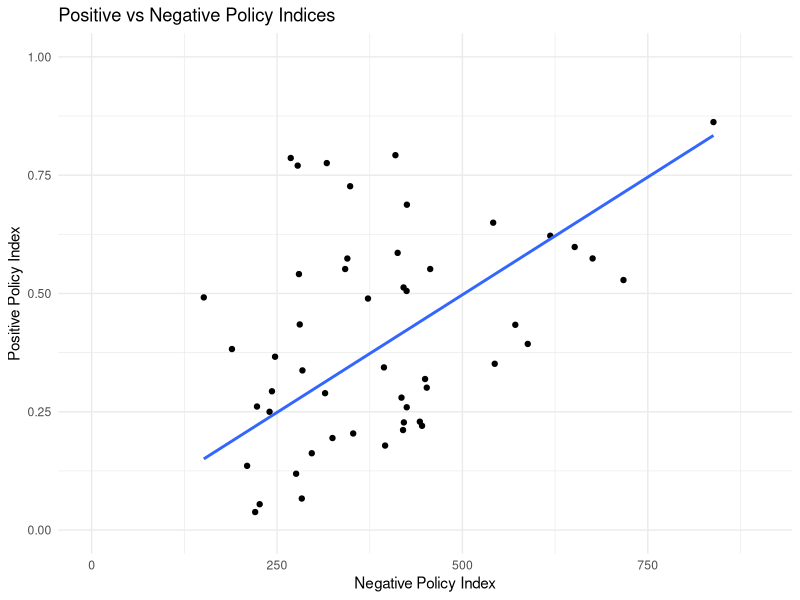
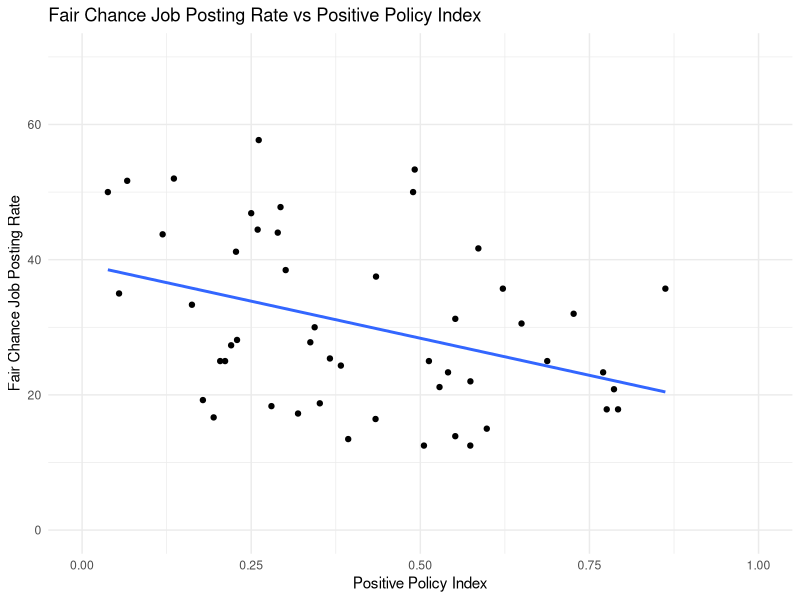
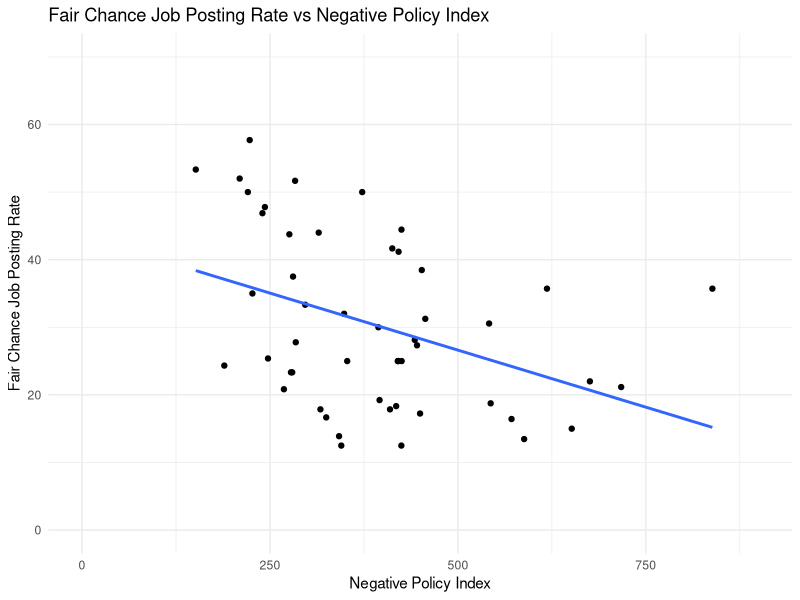

Recreate these plots in R, in order.
## ---- chunk 1
library(ggplot2)
library(dplyr)

# Set parameter to overwrite plots
overwrite_plots = TRUE

# Read in the data
policy_data <- read.csv("../Controls/regression.csv")
employment_data <- read.csv("../Employment/Indeed/indeed-retail-foodservice-fairchance.csv")
validation_employment_data <- read.csv("../Employment/Indeed/indeed-complete-industry.csv")
control_data <- read.csv("../Controls/control_indices.csv")
employment_control_data <- read.csv("../Controls/control-vars-employment.csv")
## ---- chunk 2
policy_data <- policy_data[c("state", "tot_pos_index", "neg_combo_index")] %>%
  rename(state = case_when("State" %in% names(.) ~ "State", TRUE ~ "state")) %>%
  rename(pos_pol_index = tot_pos_index, neg_pol_index = neg_combo_index)

employment_data <- employment_data[c("state", "fair_chance_rate")] %>%
  rename(state = case_when("State" %in% names(.) ~ "State", TRUE ~ "state")) %>%
  rename(original_fair_chance_rate = fair_chance_rate)

validation_employment_data <- validation_employment_data %>%
  group_by(state) %>%
  summarize(
    total_jobs = sum(totalJobs, na.rm = TRUE),
    total_fair_chance_jobs = sum(totalJobs_fairChance, na.rm = TRUE)
  ) %>%
  mutate(validation_fair_chance_rate = (total_fair_chance_jobs / total_jobs) * 1000) %>%
  rename(state = case_when("State" %in% names(.) ~ "State", TRUE ~ "state")) %>%
  select(state, validation_fair_chance_rate)

control_data <- control_data %>%
  rename(state = case_when("State" %in% names(.) ~ "State", TRUE ~ "state")) %>%
  rename_with(
    .cols = -state, # Exclude the "state" column
    .fn = ~ paste0(.x, "_control") # Append "_control" to the column names
  )

# Add columns for original and validation
employment_control_data <- employment_control_data %>%
  mutate(
    original_employment_control = rtrade_employment + arts_employment,
    validation_employment_control = rowSums(select(., construct_employment:arts_employment), na.rm = TRUE)
  ) %>%
  rename(state = case_when("State" %in% names(.) ~ "State", TRUE ~ "state")) %>%
  select(state, original_employment_control, validation_employment_control)

# Sequentially merge all cleaned data frames by "state"
full_data <- policy_data %>%
  full_join(employment_data, by = "state") %>%
  full_join(validation_employment_data, by = "state") %>%
  full_join(control_data, by = "state") %>%
  full_join(employment_control_data, by = "state")

# Remove all objects except "full_data"
rm(list = setdiff(ls(), c("full_data", "overwrite_plots")))
## ---- chunk 3
# Fit the linear models and extract residuals for each variable

# Model for neg_pol_index with original controls
lm_original_neg <- lm(neg_pol_index ~ macroeconomy_control + socioeconomics_control +
               politics_control + diversity_control + original_employment_control,
             data = full_data)
residuals_original_neg <- resid(lm_original_neg)

# Model for pos_pol_index with original controls
lm_original_pos <- lm(pos_pol_index ~ macroeconomy_control + socioeconomics_control +
               politics_control + diversity_control + original_employment_control,
             data = full_data)
residuals_original_pos <- resid(lm_original_pos)

# Model for original_fair_chance_rate
lm_original_fair <- lm(original_fair_chance_rate ~ macroeconomy_control + socioeconomics_control +
                         politics_control + diversity_control + original_employment_control,
                       data = full_data)
residuals_original_fair <- resid(lm_original_fair)

# Model for neg_pol_index with validation controls
lm_validation_neg <- lm(neg_pol_index ~ macroeconomy_control + socioeconomics_control +
               politics_control + diversity_control + validation_employment_control,
             data = full_data)
residuals_validation_neg <- resid(lm_validation_neg)

# Model for pos_pol_index with validation controls
lm_validation_pos <- lm(pos_pol_index ~ macroeconomy_control + socioeconomics_control +
               politics_control + diversity_control + validation_employment_control,
             data = full_data)
residuals_validation_pos <- resid(lm_validation_pos)

# Model for validation_fair_chance_rate
lm_validation_fair <- lm(validation_fair_chance_rate ~ macroeconomy_control + socioeconomics_control +
                           politics_control + diversity_control + validation_employment_control,
                         data = full_data)
residuals_validation_fair <- resid(lm_validation_fair)

# Create the residuals data frame
residuals <- data.frame(
  state = full_data$state,
  original_neg_pol_index = residuals_original_neg,
  original_pos_pol_index = residuals_original_pos,
  original_fair_chance_rate = residuals_original_fair,
  validation_neg_pol_index = residuals_validation_neg,
  validation_pos_pol_index = residuals_validation_pos,
  validation_fair_chance_rate = residuals_validation_fair
)

# Remove all objects except "full_data" and "residuals"
rm(list = setdiff(ls(), c("full_data", "residuals", "overwrite_plots")))
## ---- chunk 4
# Create a scatter plot of positive policy vs negative policy
plot_pos_vs_neg <- ggplot(full_data, aes(x = neg_pol_index, y = pos_pol_index)) +
  geom_point() +
  geom_smooth(method = "lm", formula = y ~ 0 + x, se = FALSE) +
  labs(
    title = "Positive vs Negative Policy Indices",
    x = "Negative Policy Index",
    y = "Positive Policy Index"
  ) +
  xlim(0, 900) +
  ylim(0, 1) +
  theme_minimal()

if (overwrite_plots) {
  pdf("scatter_pos_neg.pdf")
  print(plot_pos_vs_neg)
  dev.off()
}

print(plot_pos_vs_neg)
## ---- chunk 5
# Perform a correlation analysis
correlation_result <- cor.test(
  full_data$neg_pol_index,
  full_data$pos_pol_index,
  method = "pearson"
)

# Print the correlation result
print(correlation_result)
## ---- chunk 6
custom_correlation_test <- function(x, y, df_reduction) {
  # Remove rows with missing values in x or y
  complete_cases <- complete.cases(x, y)
  x <- x[complete_cases]
  y <- y[complete_cases]
  
  # Number of observations
  n <- length(x)
  
  # Compute Pearson correlation coefficient
  r <- cor(x, y, method = "pearson")
  
  # Adjusted degrees of freedom
  df <- n - 2 - df_reduction
  
  # Compute the t-statistic
  t_stat <- r * sqrt(df / (1 - r^2))
  
  # Compute the p-value for the two-tailed test
  p_value <- 2 * pt(-abs(t_stat), df)
  
  # Compute 95% confidence intervals for r
  alpha <- 0.05
  z <- qt(1 - alpha / 2, df)
  ci_lower <- tanh(atanh(r) - z * sqrt(1 / (df - 1)))
  ci_upper <- tanh(atanh(r) + z * sqrt(1 / (df - 1)))
  
  # Return results as a list
  return(list(
    correlation = r,
    degrees_of_freedom = df,
    t_statistic = t_stat,
    p_value = p_value,
    confidence_interval = c(ci_lower, ci_upper)
  ))
}

## ---- chunk 7

# Number of predictors used in the models
df_reduction <- 5

# Call the custom correlation test
result <- custom_correlation_test(
  residuals$original_neg_pol_index,
  residuals$original_pos_pol_index,
  df_reduction
)

# Print the results
cat("Custom Correlation Analysis of Residuals:\n")
cat("Correlation Coefficient (r):", result$correlation, "\n")
cat("Adjusted Degrees of Freedom (df):", result$degrees_of_freedom, "\n")
cat("t-Statistic:", result$t_statistic, "\n")
cat("p-value:", result$p_value, "\n")
cat("95% Confidence Interval: [", result$confidence_interval[1], ",", result$confidence_interval[2], "]\n")

## ---- chunk 8
# Perform a correlation analysis
correlation_result <- cor.test(
  residuals$original_neg_pol_index,
  residuals$original_pos_pol_index,
  method = "pearson"
)

# Print the correlation result
print(correlation_result)
## ---- chunk 9

# Fit linear models for original_fair_chance_rate
lm_original_fair_pos <- lm(original_fair_chance_rate ~ pos_pol_index, data = full_data)
lm_original_fair_neg <- lm(original_fair_chance_rate ~ neg_pol_index, data = full_data)

# Fit linear models for validation_fair_chance_rate
lm_validation_fair_pos <- lm(validation_fair_chance_rate ~ pos_pol_index, data = full_data)
lm_validation_fair_neg <- lm(validation_fair_chance_rate ~ neg_pol_index, data = full_data)

# Summarize results for original_fair_chance_rate
cat("Model: original_fair_chance_rate ~ pos_pol_index\n")
summary(lm_original_fair_pos)

cat("\nModel: original_fair_chance_rate ~ neg_pol_index\n")
summary(lm_original_fair_neg)

# Summarize results for validation_fair_chance_rate
cat("\nModel: validation_fair_chance_rate ~ pos_pol_index\n")
summary(lm_validation_fair_pos)

cat("\nModel: validation_fair_chance_rate ~ neg_pol_index\n")
summary(lm_validation_fair_neg)

## ---- chunk 10

# Fit linear models for residuals$original_fair_chance_rate
lm_residuals_original_fair_pos <- lm(original_fair_chance_rate ~ original_pos_pol_index, data = residuals)
lm_residuals_original_fair_neg <- lm(original_fair_chance_rate ~ original_neg_pol_index, data = residuals)

# Fit linear models for residuals$validation_fair_chance_rate
lm_residuals_validation_fair_pos <- lm(validation_fair_chance_rate ~ original_pos_pol_index, data = residuals)
lm_residuals_validation_fair_neg <- lm(validation_fair_chance_rate ~ original_neg_pol_index, data = residuals)

# Summarize results for residuals$original_fair_chance_rate
cat("Model: residuals$original_fair_chance_rate ~ residuals$original_pos_pol_index\n")
summary(lm_residuals_original_fair_pos)

cat("\nModel: residuals$original_fair_chance_rate ~ residuals$original_neg_pol_index\n")
summary(lm_residuals_original_fair_neg)

# Summarize results for residuals$validation_fair_chance_rate
cat("\nModel: residuals$validation_fair_chance_rate ~ residuals$original_pos_pol_index\n")
summary(lm_residuals_validation_fair_pos)

cat("\nModel: residuals$validation_fair_chance_rate ~ residuals$original_neg_pol_index\n")
summary(lm_residuals_validation_fair_neg)


## ---- chunk 11

# Calculate the median Positive Policy Index
median_pos_pol_index <- median(full_data$pos_pol_index, na.rm = TRUE)

# Find the state(s) closest to the median Positive Policy Index
closest_pos <- full_data %>%
  mutate(diff_from_median_pos = abs(pos_pol_index - median_pos_pol_index)) %>%
  filter(diff_from_median_pos == min(diff_from_median_pos, na.rm = TRUE)) %>%
  select(state, pos_pol_index)

# Calculate the median Negative Policy Index
median_neg_pol_index <- median(full_data$neg_pol_index, na.rm = TRUE)

# Find the state(s) closest to the median Negative Policy Index
closest_neg <- full_data %>%
  mutate(diff_from_median_neg = abs(neg_pol_index - median_neg_pol_index)) %>%
  filter(diff_from_median_neg == min(diff_from_median_neg, na.rm = TRUE)) %>%
  select(state, neg_pol_index)

# Print results
cat("Median Positive Policy Index:", median_pos_pol_index, "\n")
cat("State(s) closest to the median Positive Policy Index:\n")
print(closest_pos)

cat("\nMedian Negative Policy Index:", median_neg_pol_index, "\n")
cat("State(s) closest to the median Negative Policy Index:\n")
print(closest_neg)


## ---- chunk 12
# Create a scatter plot of positive policy index vs fair chance job posting rate
plot_pos_vs_fairchance_rate <- ggplot(full_data, aes(x = pos_pol_index, y = original_fair_chance_rate)) +
  geom_point() +
  geom_smooth(method = "lm", se = FALSE) +
  labs(
    title = "Fair Chance Job Posting Rate vs Positive Policy Index",
    x = "Positive Policy Index",
    y = "Fair Chance Job Posting Rate"
  ) +
  xlim(0, 1) +
  ylim(0, 70) +
  theme_minimal()

if (overwrite_plots) {
  # Save plot as PDF
  pdf("scatter_pos_fairchance.pdf")
  print(plot_pos_vs_fairchance_rate)
  dev.off()
  
  # Save plot as PNG
  ggsave("scatter_pos_fairchance.png", plot = plot_pos_vs_fairchance_rate, width = 8, height = 6)

}
print(plot_pos_vs_fairchance_rate)

## ---- chunk 13
# Create a scatter plot of negative policy index vs fair chance job posting rate
plot_neg_vs_fairchance_rate <- ggplot(full_data, aes(x = neg_pol_index, y = original_fair_chance_rate)) +
  geom_point() +
  geom_smooth(method = "lm", se = FALSE) +
  labs(
    title = "Fair Chance Job Posting Rate vs Negative Policy Index",
    x = "Negative Policy Index",
    y = "Fair Chance Job Posting Rate"
  ) +
  xlim(0, 900) +
  ylim(0, 70) +
  theme_minimal()

if (overwrite_plots) {
  # Save plot as PDF
  pdf("scatter_neg_fairchance.pdf")
  print(plot_neg_vs_fairchance_rate)
  dev.off()
  
  # Save plot as PNG
    ggsave("scatter_neg_fairchance.png", plot = plot_neg_vs_fairchance_rate, width = 8, height = 6)

}
print(plot_neg_vs_fairchance_rate)
## ---- chunk 14
# Linear model for original_fair_chance_rate
lm_original <- lm(
  original_fair_chance_rate ~ pos_pol_index + neg_pol_index +
    macroeconomy_control + socioeconomics_control +
    politics_control + diversity_control +
    original_employment_control,
  data = full_data
)

# Summary of the model for original_fair_chance_rate
cat("Model: original_fair_chance_rate\n")
summary(lm_original)

# Linear model for validation_fair_chance_rate
lm_validation <- lm(
  validation_fair_chance_rate ~ pos_pol_index + neg_pol_index +
    macroeconomy_control + socioeconomics_control +
    politics_control + diversity_control +
    validation_employment_control,
  data = full_data
)

# Summary of the model for validation_fair_chance_rate
cat("\nModel: validation_fair_chance_rate\n")
summary(lm_validation)


## ---- chunk 15
# Create binary variables for "above or below average" for each measure (Positive Policy Index)
policy_above_avg_pos <- ifelse(residuals$original_pos_pol_index > 0, "Above Avg", "Below Avg")
employment_above_avg <- ifelse(residuals$original_fair_chance_rate > 0, "Above Avg", "Below Avg")

# Create a contingency table based on the two categorical variables (Positive Policy Index)
contingency_table_pos <- table(policy_above_avg_pos, employment_above_avg)

# Print the contingency table (Positive Policy Index)
print(contingency_table_pos)

# Run the chi-square test of independence (Positive Policy Index)
chi_squared_result_pos <- chisq.test(contingency_table_pos)

# Print the test result (Positive Policy Index)
print(chi_squared_result_pos)
## ---- chunk 16
# Create binary variables for "above or below average" for each measure (Negative Policy Index)
policy_above_avg_neg <- ifelse(residuals$original_neg_pol_index > 0, "Above Avg", "Below Avg")
employment_above_avg <- ifelse(residuals$original_fair_chance_rate > 0, "Above Avg", "Below Avg")

# Create a contingency table based on the two categorical variables (Negative Policy Index)
contingency_table_neg <- table(policy_above_avg_neg, employment_above_avg)

# Print the contingency table (Negative Policy Index)
print(contingency_table_neg)

# Run the chi-square test of independence (Negative Policy Index)
chi_squared_result_neg <- chisq.test(contingency_table_neg)

# Print the test result (Negative Policy Index)
print(chi_squared_result_neg)
